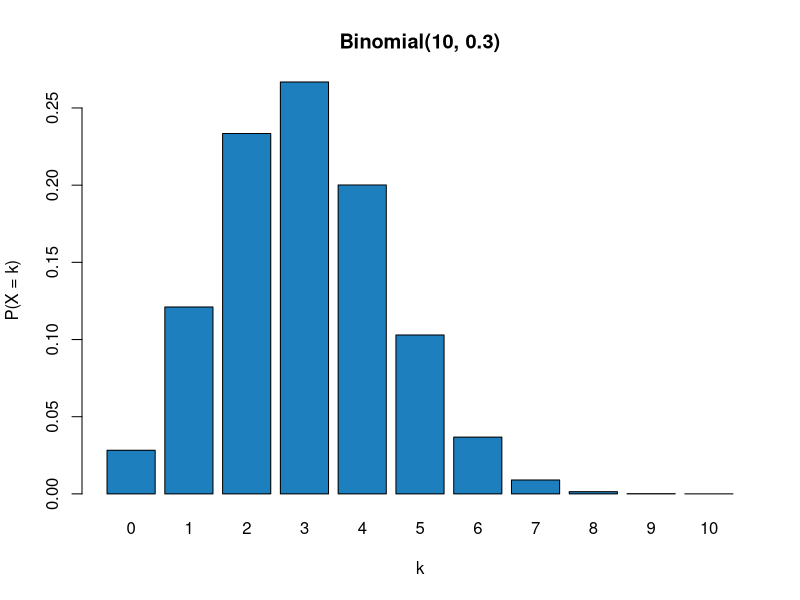
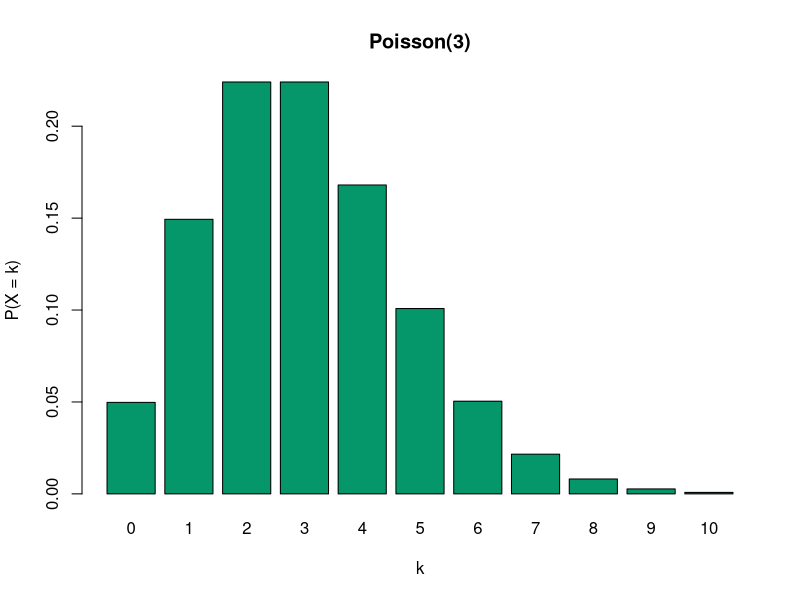
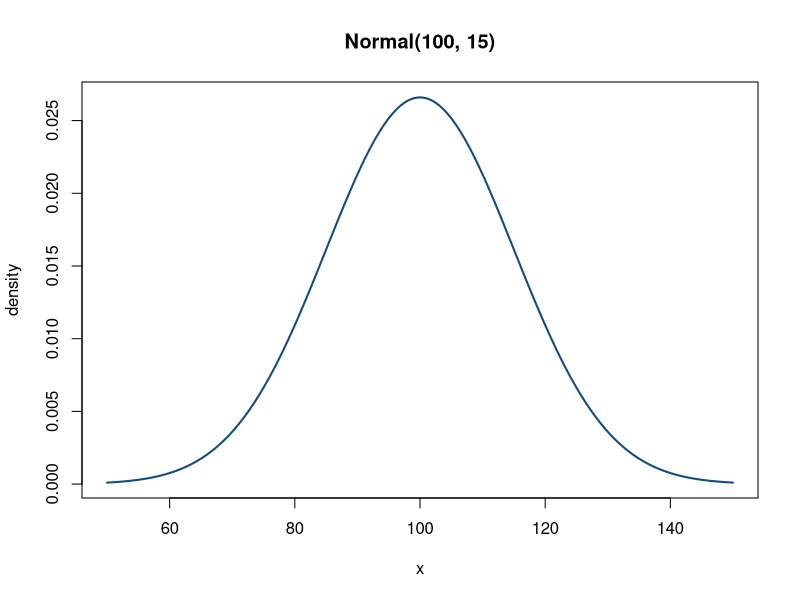

Source code (R) for these figures, in order:
# =====================================================================
# NOT EXECUTED IN VERIFICATION
#
# R could not be installed in the environment where this repository was
# verified -- the Debian package repositories are blocked by the network
# policy, and R is not available from PyPI or npm. This script is
# DESK-CHECKED ONLY: the syntax has been reviewed by hand, not run.
#
# The numbers quoted in the comments below come from the Python equivalent
# in python/, which WAS executed. So the statistics are machine-checked even
# though the R syntax is not. Run this in RStudio to confirm the syntax.
# =====================================================================
# Experiment 2: Visualise Binomial, Normal and Poisson distributions
# Python equivalent: python/02_distributions.py

# --- BINOMIAL(n = 10, p = 0.3) ---
k <- 0:10
pmf <- dbinom(k, size = 10, prob = 0.3)
barplot(pmf, names.arg = k, col = "#1e7fbf",
        main = "Binomial(10, 0.3)", xlab = "k", ylab = "P(X = k)")

dbinom(3, 10, 0.3)   # 0.266828  -- P(X = 3)
pbinom(3, 10, 0.3)   # 0.649611  -- P(X <= 3)
# mean = np = 3.0 ; variance = np(1-p) = 2.1

# --- POISSON(lambda = 3) ---
k <- 0:10
barplot(dpois(k, lambda = 3), names.arg = k, col = "#059669",
        main = "Poisson(3)", xlab = "k", ylab = "P(X = k)")

dpois(3, 3)   # 0.224042
ppois(3, 3)   # 0.647232
# mean = variance = lambda = 3   <- the Poisson signature

# --- NORMAL(mu = 100, sigma = 15) ---
x <- seq(50, 150, by = 0.5)
plot(x, dnorm(x, mean = 100, sd = 15), type = "l", lwd = 2, col = "#0f4c81",
     main = "Normal(100, 15)", ylab = "density")

pnorm(115, 100, 15)                          # 0.841345
pnorm(115, 100, 15) - pnorm(85, 100, 15)     # 0.682689  <- the 68% rule
pnorm(130, 100, 15) - pnorm(70, 100, 15)     # 0.954500  <- 95%
pnorm(145, 100, 15) - pnorm(55, 100, 15)     # 0.997300  <- 99.7%
qnorm(0.95, 100, 15)                         # 124.67 -- the 95th percentile

# NAMING CONVENTION -- worth memorising, it applies to every distribution:
#   d<name>  density / PMF        dbinom, dnorm, dpois
#   p<name>  cumulative (CDF)     pbinom, pnorm, ppois
#   q<name>  quantile (inverse)   qbinom, qnorm, qpois
#   r<name>  random generation    rbinom, rnorm, rpois
